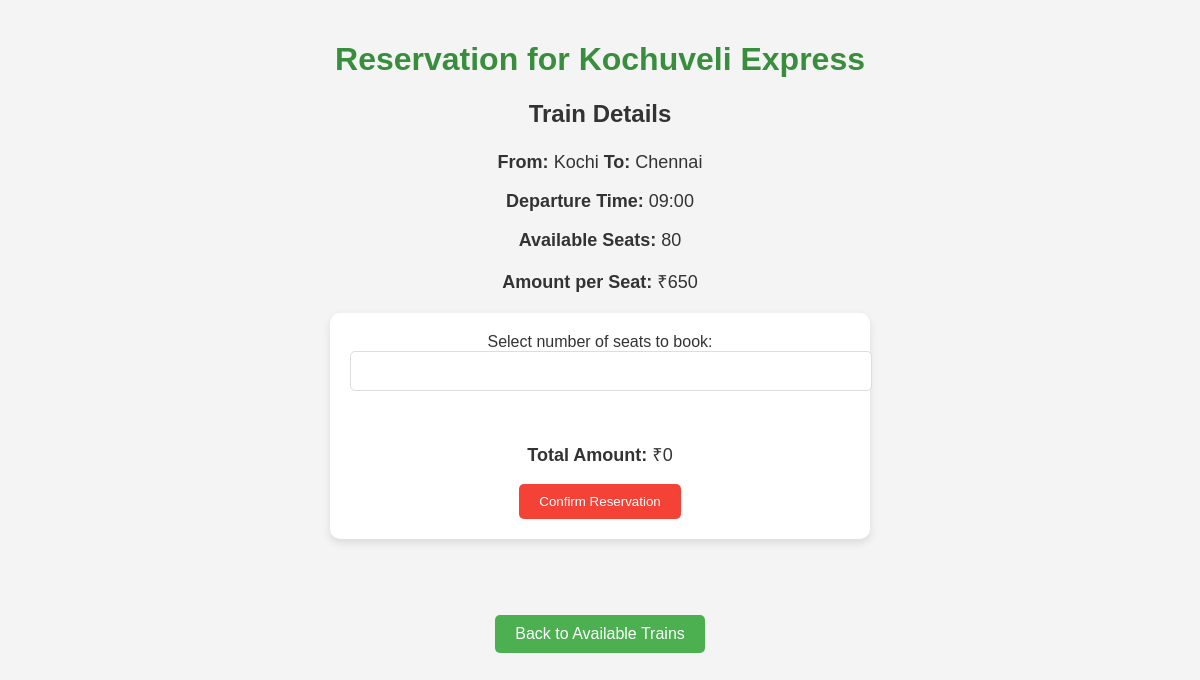
Page /reserve/4 (signed in) on the committed database.
### tables this page shows
CREATE TABLE train (
            train_id INTEGER PRIMARY KEY AUTOINCREMENT,
            name TEXT NOT NULL,
            from_station TEXT NOT NULL,
            to_station TEXT NOT NULL,
            depart_time TEXT NOT NULL,
            available_seats INTEGER NOT NULL,
            amount_per_seat INTEGER NOT NULL
        );

### app.py (the view, shortened to what this page needs)
@app.route('/reserve/<int:train_id>', methods=['GET', 'POST'])
def reserve(train_id):
    conn = get_db_connection()
    train = conn.execute('SELECT * FROM train WHERE train_id = ?', (train_id,)).fetchone()
    conn.close()
    return render_template('reservation.html', train=train)

### app.py (called while the page is built)
def get_db_connection():
    conn = sqlite3.connect('railway.db')
    conn.row_factory = sqlite3.Row  # This will allow us to access columns by name
    return conn

### templates/reservation.html (shortened to what this page needs)
<!DOCTYPE html>
<html lang="en">
<head>
    <link rel="stylesheet" href="{{ url_for('static', filename='style.css') }}">
</head>
<body>
    <h1>Reservation for {{ train.name }}</h1>
    <h3>Train Details</h3>
    <p><strong>From:</strong> {{ train.from_station }} <strong>To:</strong> {{ train.to_station }}</p>
    <p><strong>Departure Time:</strong> {{ train.depart_time }}</p>
    <p><strong>Available Seats:</strong> {{ train.available_seats }}</p>
    <p><strong>Amount per Seat:</strong> ₹{{ train.amount_per_seat }}</p>
    <form action="{{ url_for('reserve', train_id=train.train_id) }}" method="POST">
        <label for="seats">Select number of seats to book:</label>
        <input type="number" id="seats" name="seats" min="1" max="{{ train.available_seats }}" required>
        <br><br>
        <div id="total-amount">
            <p><strong>Total Amount:</strong> ₹<span id="total-price">0</span></p>
        </div>
        <button type="submit" class="btn">Confirm Reservation</button>
    </form>
    <br><br>
    <a href="{{ url_for('view_trains') }}" class="btn">Back to Available Trains</a>
</body>
</html>

### static/style.css (style rules this page uses)
body { font-family: Arial, sans-serif; background-color: #f4f4f4; color: #333; margin: 0; padding: 20px; text-align: center; }
h1, h2, h3 { color: #4CAF50; }
h3 { font-size: 24px; color: #333; }
p { font-size: 18px; color: #333; }
a { color: #4CAF50; text-decoration: none; }
.btn { padding: 10px 20px; background-color: #4CAF50; color: white; text-decoration: none; border-radius: 5px; transition: background-color 0.3s ease; }
button[type="submit"] { padding: 10px 20px; background-color: #f44336; color: white; border: none; border-radius: 5px; cursor: pointer; transition: background-color 0.3s ease; }
form { margin: 20px auto; max-width: 500px; background-color: #fff; padding: 20px; border-radius: 10px; box-shadow: 0 4px 8px rgba(0, 0, 0, 0.1); }
input[type="number"], input[type="submit"], select { padding: 10px; width: 100%; margin-bottom: 15px; border: 1px solid #ddd; border-radius: 5px; font-size: 16px; }
h1 { color: #388E3C; }
h3 { margin-top: 20px; }
strong { color: #333; }
a.btn { margin-top: 20px; display: inline-block; background-color: #4CAF50; color: white; padding: 10px 20px; text-decoration: none; border-radius: 5px; }

### rows in the picture
train: name "Kochuveli Express", from_station "Kochi", to_station "Chennai", depart_time "09:00", available_seats "80", amount_per_seat "650"
